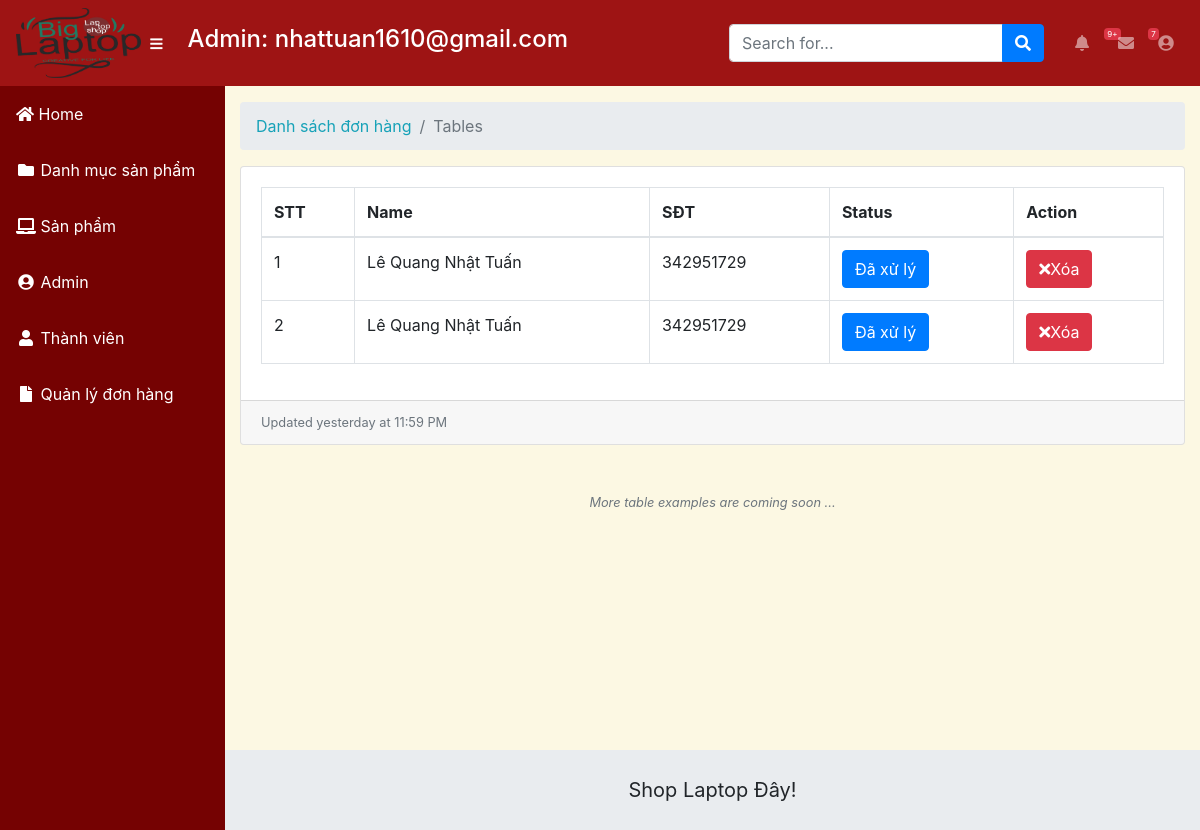
The page /weblaptop/admin/modules/transaction/index.php (signed in) on the database its author committed.
### tables this page shows
CREATE TABLE `transaction` (
  `id` int(11) NOT NULL,
  `amount` int(11) DEFAULT NULL,
  `users_id` int(11) DEFAULT NULL,
  `status` tinyint(4) DEFAULT '0',
  `note` text,
  `created_at` timestamp NULL DEFAULT CURRENT_TIMESTAMP,
  `updated_at` timestamp NULL DEFAULT CURRENT_TIMESTAMP ON UPDATE CURRENT_TIMESTAMP
);

CREATE TABLE `users` (
  `id` int(11) NOT NULL,
  `name` varchar(100) DEFAULT NULL,
  `email` varchar(100) DEFAULT NULL,
  `address` varchar(100) DEFAULT NULL,
  `password` varchar(50) DEFAULT NULL,
  `phone` int(50) DEFAULT NULL,
  `avatar` varchar(100) DEFAULT NULL,
  `status` tinyint(4) DEFAULT '1',
  `token` varchar(50) DEFAULT NULL,
  `created_at` timestamp NULL DEFAULT NULL,
  `updated_at` timestamp NULL DEFAULT NULL ON UPDATE CURRENT_TIMESTAMP
);

### weblaptop/libraries/function.php (called while the page is built, shortened)
<?php
	function base_url()
	{
		return $url = "http://localhost/weblaptop/";
	}
	function modules($url)
	{
		return base_url() . "admin/modules/" .$url ;
	}
 ?>

### weblaptop/libraries/database.php (called while the page is built, shortened)
<?php
    class Database
    {
        public $link;
        public function __construct()
        {
            $this->link = mysqli_connect("localhost","root","","weblaptop") or die ();
            mysqli_set_charset($this->link,"utf8");
        }
        public function fetchAll123($sql)
        {
            $result = mysqli_query($this->link,$sql) or die("Lỗi Truy Vấn fetchAll " .mysqli_error($this->link));
            $data = [];
            if( $result)
            {
                while ($num = mysqli_fetch_assoc($result))
                {
                    $data[] = $num;
                }
            }
            return $data;
        }
    }
    ?>

### weblaptop/admin/autoload/autoload.php (called while the page is built, shortened)
<?php
			require_once __DIR__. "/../../libraries/database.php";
            require_once __DIR__. "/../../libraries/function.php";
			 $db= new database;
?>

### weblaptop/admin/modules/transaction/index.php (the view, shortened to what this page needs)
            <?php
            require_once __DIR__. "/../../autoload/autoload.php";
             ?>
            <?php
            require_once __DIR__. "/../../layouts/header.php";
            ?>
            <?php $sql="SELECT transaction.* , users.name as nameuser , users.phone as phoneuser  FROM transaction LEFT JOIN users ON users_id = transaction.users_id ORDER BY ID DESC ;"?>
            <?php $transaction= $db->fetchAll123($sql); ?>
<div id="content-wrapper">
    <div class="container-fluid">
        <ol class="breadcrumb">
            <li class="breadcrumb-item">
                <a href="<?php echo modules("transaction") ?>">Danh sách đơn hàng</a>
            </li>
            <li class="breadcrumb-item active">Tables</li>
        </ol>
        <div class="card mb-3">
            <div class="card-body">
                <div class="table-responsive">
                    <table class="table table-bordered" id="dataTable" width="100%" cellspacing="0">
                        <thead>
                            <tr>
                                <th>STT</th>
                                <th>Name</th>
                                <th>SĐT</th>
                                <th>Status</th>
                                <th>Action</th>
                            </tr>
                        </thead>
                        <tbody>
                            <?php $stt=1; foreach ($transaction as $item): ?>
                            <tr>
                                <td><?php echo $stt ?></td>
                                <td><?php echo $item['nameuser'] ?></td>
                                <td><?php echo $item['phoneuser'] ?></td>
                                <td>
                                    <a href="status.php?id=<?php echo $item['id'] ?>" class="btn btn-xs <?php echo $item['status'] == 0 ? "btn-danger" : "btn-primary"?> "><?php echo $item['status'] == 0 ? "Chưa xử lý" : "Đã xử lý"?></a>
                                </td>
                                <td>
                                    <a class="btn btn-xs btn-danger" href="delete.php?id=<?php echo $item['id'] ?>"><i class="fa fa-times"></i>Xóa</a>
                                </td>
                            </tr>
                            <?php $stt++; endforeach ?>
                        </tbody>
                    </table>
                </div>
            </div>
            <div class="card-footer small text-muted">Updated yesterday at 11:59 PM</div>
        </div>
        <p class="small text-center text-muted my-5">
            <em>More table examples are coming soon ...</em>
        </p>
    </div>
</div>
<?php
   require_once __DIR__. "/../../layouts/footer.php";
    ?>

### rows shown on the page
transaction: users.name "Lê Quang Nhật Tuấn", users.phone "342951729", status "Đã xử lý"
transaction: users.name "Lê Quang Nhật Tuấn", users.phone "342951729", status "Đã xử lý"

### other values the page prints
$_SESSION['admin_name'] "nhattuan1610@gmail.com"
